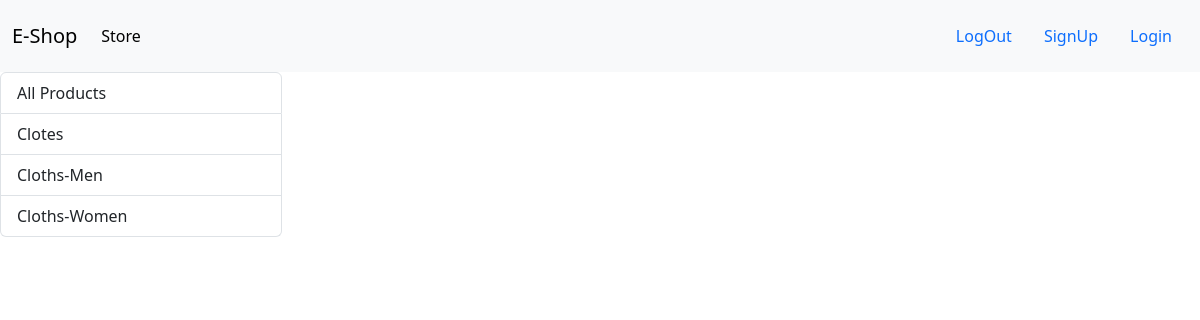
The page /?category=2 on the database as committed earlier.
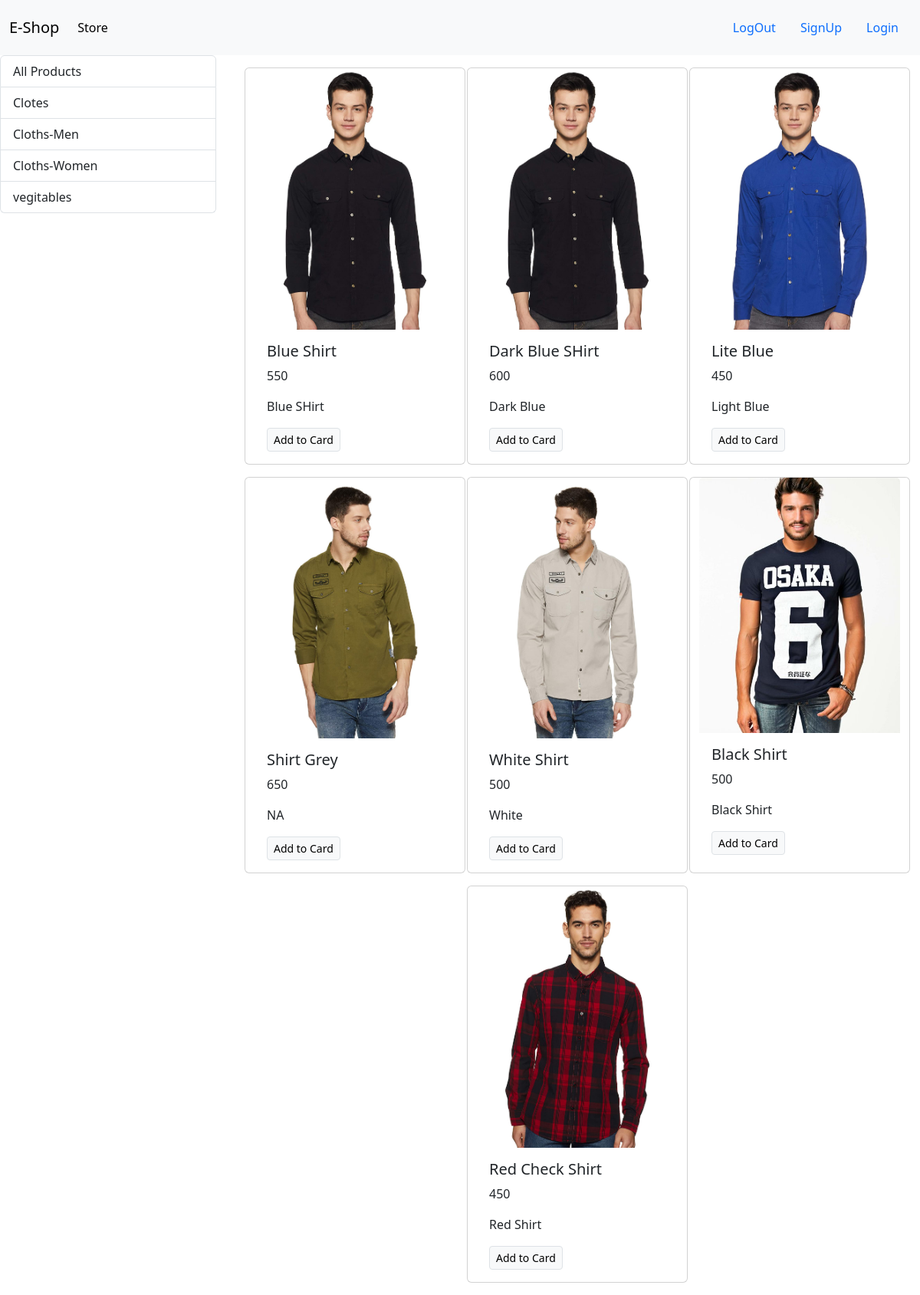
The same page on the database as committed later.
### store/models/category.py (models this page shows, shortened)
class Category(models.Model):
    name=models.CharField(max_length=20)
    @staticmethod
    def get_all_categories():
        return Category.objects.all()

### store/models/product.py (models this page shows, shortened)
class Product(models.Model):
    name=models.CharField(max_length=50)
    price=models.IntegerField(default=0)
    category=models.ForeignKey(Category,on_delete=models.CASCADE,default=1)
    desc=models.CharField(max_length=200,default=" ",null=True,blank=True)
    image=models.ImageField(upload_to='uploads/products/')
    @staticmethod
    def get_all_products_by_categoryid(category_id):
        if category_id:
            return Product.objects.filter(category=category_id)
        else:
            return Product.get_all_products();

### store/views.py (the view)
# urls.py: path('',index),
def index(request):
    product=None
    category=Category.get_all_categories();
    categoryID=request.GET.get('category')
    if categoryID:
        product=Product.get_all_products_by_categoryid(categoryID);
    else:
        product=Product.get_all_products();
    data={}
    data['product']=product
    data['category']=category
    return render(request,'index.html',data)

### store/templates/index.html
{% extends 'base.html' %}
{% block content %}
<div class="row">
    <div class="col-lg-3 mx-auto">
        <div class="list-group">
            <a href="/"class="list-group-item list-group-item-action ">All Products</a>
            {% for category in category %}
            <a href="/?category={{category.id}}"class="list-group-item list-group-item-action ">{{category.name}}</a>
            {% endfor %}
        </div>
    </div>
    <div id="product" class="col-lg-9 mx-auto">
        <div class="container-fluid mt-3 mx-auto    ">
            <div class="row mx-auto ">
                {% for product in product %}
                <div class="card mx-auto mb-3" style="width: 18rem;">
                    <img src="{{product.image.url}}" class="card-img-top" alt="...">
                    <div class="card-body">
                      <h5 class="card-title">{{product.name}}</h5>
                      <p class="card-text">{{product.price}}</p>
                      <p class="card-text">{{product.desc}}</p>
                      <a href="#" class="btn btn-light border btn-sm">Add to Card</a>
                    </div>
                  </div>
                {% endfor %}
            </div>
        </div>
    </div>
</div>
{% endblock %}

### store/templates/base.html (shortened to what this page needs)
<!doctype html>
<html lang="en">
  <head>
    <link href="https://cdn.jsdelivr.net/npm/bootstrap@5.3.3/dist/css/bootstrap.min.css" rel="stylesheet">
  </head>
  <body>
    <nav class="navbar navbar-expand-lg bg-body-tertiary">
        <div class="container-fluid">
          <a class="navbar-brand" href="#">E-Shop</a>
          <div class="collapse navbar-collapse" id="navbarSupportedContent">
            <ul class="navbar-nav me-auto mb-2 mb-lg-0">
              <li class="nav-item">
                <a class="nav-link active" aria-current="page" href="#">Store</a>
              </li>
            </ul>
            <ul class="navbar nav my-2 my-lg-0">
                <li class="nav-item">
                  <a class="nav-link " aria-current="page" href="#">LogOut</a>
                </li>
                <li class="nav-item">
                    <a class="nav-link " aria-current="page" href="/signup">SignUp</a>
                  </li>
                  <li class="nav-item">
                    <a class="nav-link " aria-current="page" href="#">Login</a>
                  </li>
            </ul>
          </div>
        </div>
      </nav>
      {% block content %} {% endblock %}
</body>
</html>

Rows that differ between the two databases and show on the page:
added Category: name "vegitables"
added Product: image (picture), name "Blue Shirt", price "550", desc "Blue SHirt"
added Product: image (picture), name "Dark Blue SHirt", price "600", desc "Dark Blue"
added Product: image (picture), name "Lite Blue", price "450", desc "Light Blue"
added Product: image (picture), name "Shirt Grey", price "650", desc "NA"
added Product: image (picture), name "White Shirt", price "500", desc "White"
added Product: image (picture), name "Black Shirt", price "500", desc "Black Shirt"
added Product: image (picture), name "Red Check Shirt", price "450", desc "Red Shirt"
